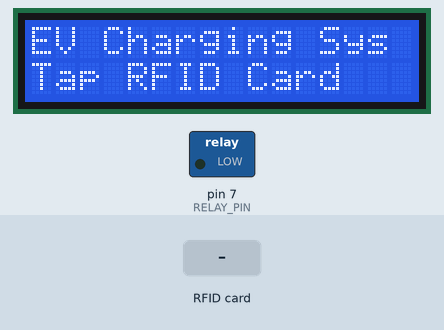
Recording of a sketch running on a simulated Arduino Uno, built with avr-gcc and run on an emulated ATmega328P. Shown: 16×2 character LCD, switched loads named in the sketch (green lamp = pin HIGH). The test bench sets the inputs (shaded band). Pins used as bus, display or sensor lines are not drawn.

Above: at 1.3 s.
1.4 s: RFID card 92 5B 3A 1F held to the reader
At 2.3 s:
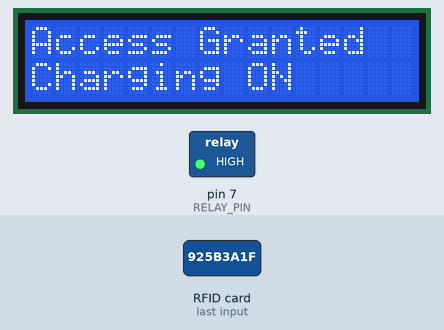
At 7.5 s:
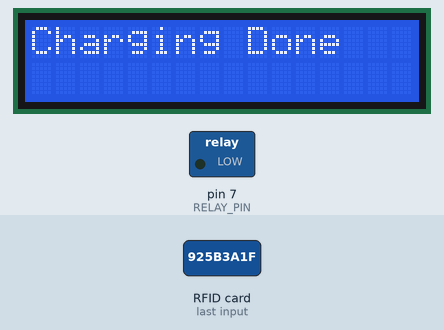
Timing chart, 0 to 8.9 s (numbered marks = the images above; inputs shaded):
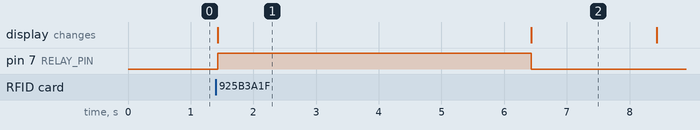

Measured:
- after the input at 1.4 s, pin 7 (RELAY_PIN): LOW → HIGH at once, → LOW 5.0 s later; the display: changes at once (image 1)
- what the display in image 1 shows lasts 5.0 s, from 1.4 s to 6.4 s

The sketch:

rfid_ev_charging.ino
```cpp
/***************************************************
 * Project: RFID-Based EV Charging System
 * Author : Ganesh S
 * MCU    : ATmega328
 *
 * Description:
 * This project enables an EV charging system using
 * RFID authentication. Only authorized RFID cards
 * can activate the charging relay.
 ***************************************************/

#include <SPI.h>
#include <MFRC522.h>
#include <LiquidCrystal.h>

/* ---------- Pin Definitions ---------- */
#define SS_PIN     10      // RFID SS pin
#define RST_PIN     9      // RFID RST pin
#define RELAY_PIN   7      // Relay control pin

/* ---------- Object Creation ---------- */
MFRC522 mfrc522(SS_PIN, RST_PIN);
LiquidCrystal lcd(2, 3, 4, 5, 6, 8);

/* ---------- Authorized RFID UID ---------- */
byte authorizedUID[4] = {0x92, 0x5B, 0x3A, 0x1F};

/* ---------- Setup Function ---------- */
void setup() {
  Serial.begin(9600);          // Initialize serial communication
  SPI.begin();                 // Initialize SPI bus
  mfrc522.PCD_Init();          // Initialize RFID reader
  lcd.begin(16, 2);            // Initialize 16x2 LCD

  pinMode(RELAY_PIN, OUTPUT);
  digitalWrite(RELAY_PIN, LOW); // Ensure charging is OFF

  lcd.setCursor(0, 0);
  lcd.print("EV Charging Sys");
  lcd.setCursor(0, 1);
  lcd.print("Tap RFID Card");
}

/* ---------- Main Loop ---------- */
void loop() {

  // Check for new RFID card
  if (!mfrc522.PICC_IsNewCardPresent()) return;
  if (!mfrc522.PICC_ReadCardSerial()) return;

  // Check authorization
  if (checkUID()) {
    lcd.clear();
    lcd.print("Access Granted");
    lcd.setCursor(0, 1);
    lcd.print("Charging ON");

    digitalWrite(RELAY_PIN, HIGH); // Start charging
    delay(5000);                   // Charging duration (demo)
    digitalWrite(RELAY_PIN, LOW);  // Stop charging

    lcd.clear();
    lcd.print("Charging Done");
  }
  else {
    lcd.clear();
    lcd.print("Access Denied");
    lcd.setCursor(0, 1);
    lcd.print("Invalid Card");
    digitalWrite(RELAY_PIN, LOW);
  }

  delay(2000);
  lcd.clear();
  lcd.print("Tap RFID Card");
}

/* ---------- UID Verification Function ---------- */
bool checkUID() {
  for (byte i = 0; i < 4; i++) {
    if (mfrc522.uid.uidByte[i] != authorizedUID[i]) {
      return false;
    }
  }
  return true;
}
```
